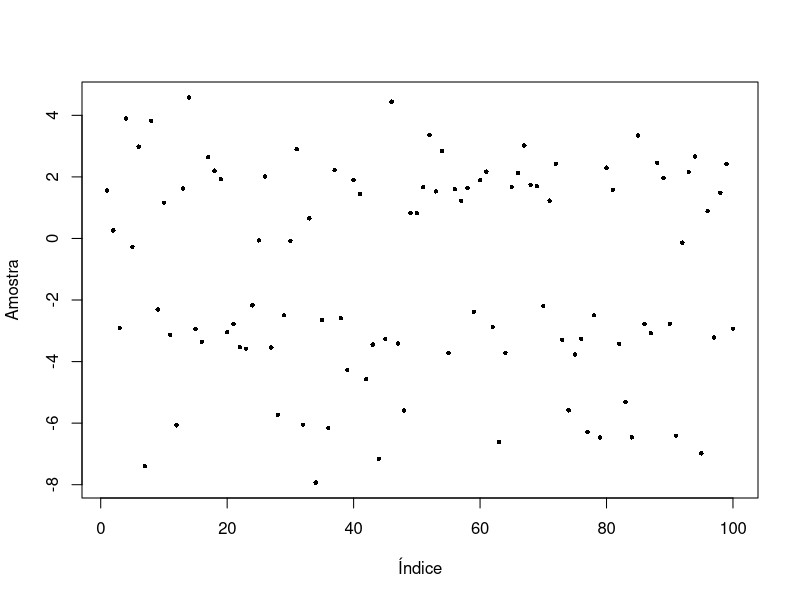
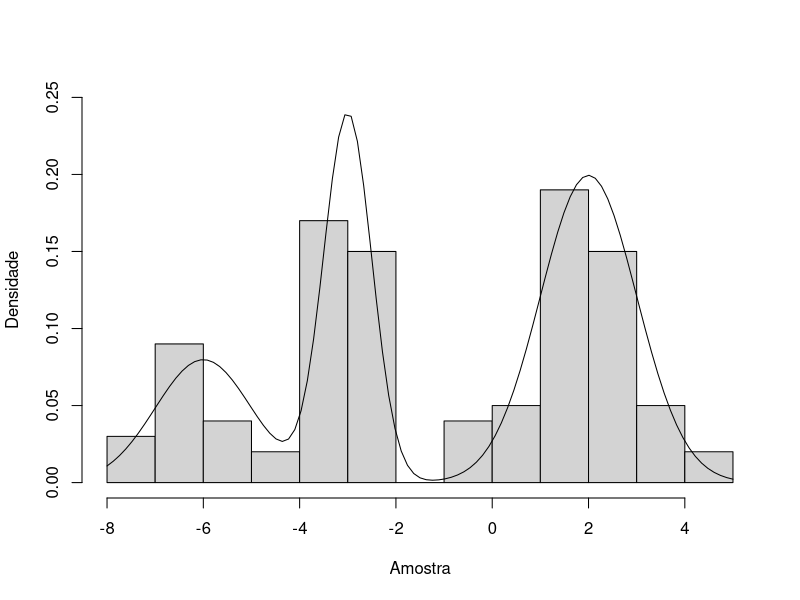

These figures' R source, in order:
n = 100
G = 3
p = c(.2,.3,.5)
mu = c(-6,-3,2)
sigma = c(1,.5,1)

set.seed(100)
z = sample(1:G, n, prob = p, replace = T)
y = sapply(1:n, function(a) rnorm(1, mean = mu[z[a]], sd = sigma[z[a]]))

plot(y, pch = 16, cex = .6, xlab = "Índice", ylab = "Amostra")
hist(y,breaks=16,freq = F, main = "", ylim = c(0,.25), xlab = "Amostra", ylab = "Densidade")
curve(p[1]*dnorm(x,mu[1],sigma[1])+p[2]*dnorm(x,mu[2],sigma[2])+p[3]*dnorm(x,mu[3],sigma[3]),add=T)

dados = data.frame(y = y, aloc = z)
